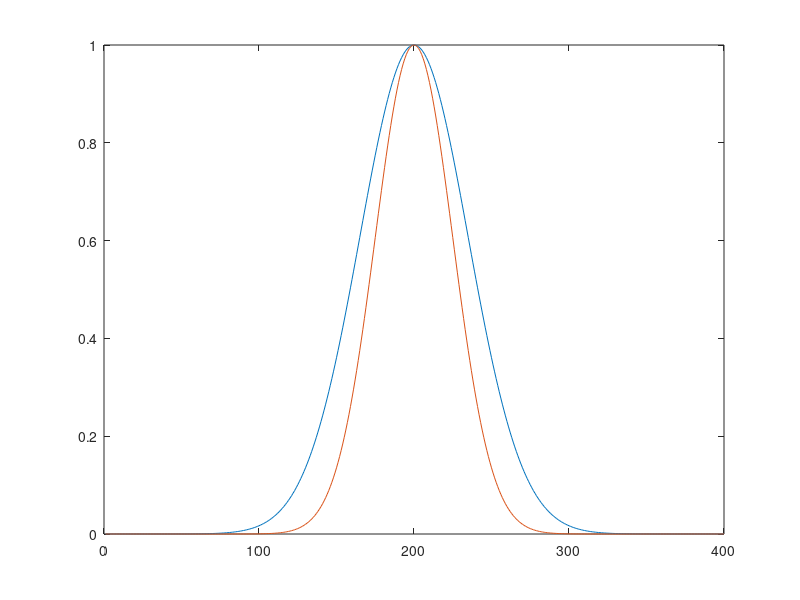

Reproduce this figure in MATLAB. (Note: this script raises an error after producing the figure.)
% mutation 1D plotter

clear

% global r_ h_ sigma_ de_ f_ k_ c ;
global b beta_ mu_;

datapath = 'C:\Documents and Settings\kimberly\Desktop\MATLAB\immune2012_data\';
%datapath = 'C:\Users\Kimberly\dropbox\research\MATLAB\immune2012_data\';
tfilename = [datapath 'tpaper2.txt'];
Pfilename = [datapath 'Ppaper2.txt'];
Nfilename = [datapath 'Npaper2.txt'];
Efilename = [datapath 'Epaper2.txt'];
Mfilename = [datapath 'Mpaper2.txt'];

days = 10;       % total days run

% dimensions of 1D shape space
Pdim1 = 400;
Ldim1 = 400;
x0 = 200;

b = 35;
beta_ = 25;

% % gammas & lambdas
gammas1D = zeros(Pdim1,Ldim1);
lambdas1D = zeros(Pdim1,1);
p_ = (1-exp(-1*((Pdim1)^2)/(8*beta_^2)))^(-1);
for i=1:Pdim1;
    lambdas1D(i) = 1 - p_*(1-exp(-1*((i-x0)^2)/(2*beta_^2)));
    for j=1:Ldim1;
        gammas1D(i,j) = exp(-1*((i-j)^2)/(2*b^2));
    end
end

figure
plot((1:Pdim1),gammas1D(:,x0),(1:Pdim1),lambdas1D)

% data and time vector
tplot = csvread(tfilename);
Pplot = csvread(Pfilename);
Nplot = csvread(Nfilename);
Eplot = csvread(Efilename);
Mplot = csvread(Mfilename);

n_ts = size(tplot);


% plot of total pathogen v. total lymphocyte population
    Ptot = sum(Pplot,2);
    Ntot = sum(Nplot,2);
    Etot = sum(Eplot,2);
    Mtot = sum(Mplot,2);
    figure
    semilogy(tplot,Ptot,tplot,Ntot+Mtot+Etot)
    axis([0 days 1 10^9])
    
% % plot of initial and final P-distributions    
%     figure
%     plot((1:Pdim1),Pplot(1,:))
%     axis([0 Pdim1 0 12])
%     
%     figure
%     plot((1:Pdim1),Pplot(end,:))
%     
%     figure 
%     plot((1:Pdim1),Nplot(end,:))
% 
%     figure 
%     plot((1:Pdim1),Eplot(end,:))
% 
%     figure 
%     plot((1:Pdim1),Mplot(end,:))
%     
% contour plots of PNEM populations over time
% NOTE these plots ARE ABSOLUTELY properly time-normalised
    
    Yaxis = tplot;
    Xaxis = (1:1:Pdim1);
    figure
    v = [1 10 50 100 200 300 500:500:10000];
    contour(Xaxis,Yaxis,Pplot,v)
    axis([0 400 0 10])
    v = [ mu_ 1 ];
    figure
    contour(Xaxis,Yaxis,Pplot,v)

%     Xaxis = (1:1:Ldim1);
%     figure
%     v = [0:0.5:3];
%     contour(Xaxis,Yaxis,Nplot,v)
%     
%     figure
%     v = [1 10 50 100 200 300 500:500:10000];
%     contour(Xaxis,Yaxis,Eplot,v)
% 
%     figure
%     v = [1 10 50 100 200 300 500:500:10000];
%     contour(Xaxis,Yaxis,Mplot,v)
